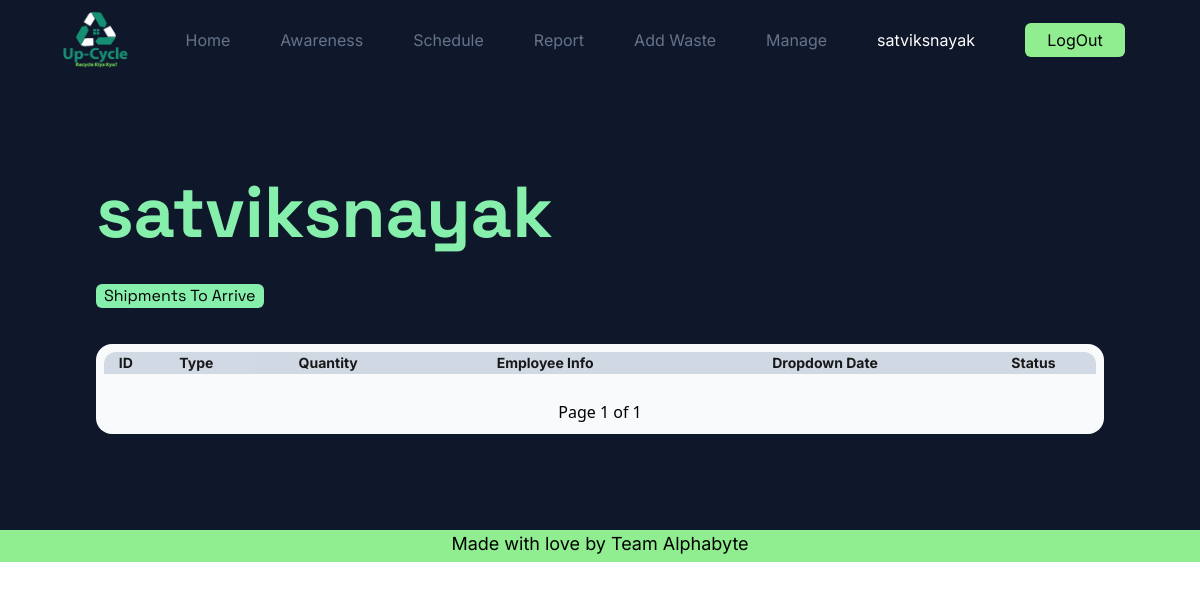
Page /schedule/ (signed in) on the earlier database version.
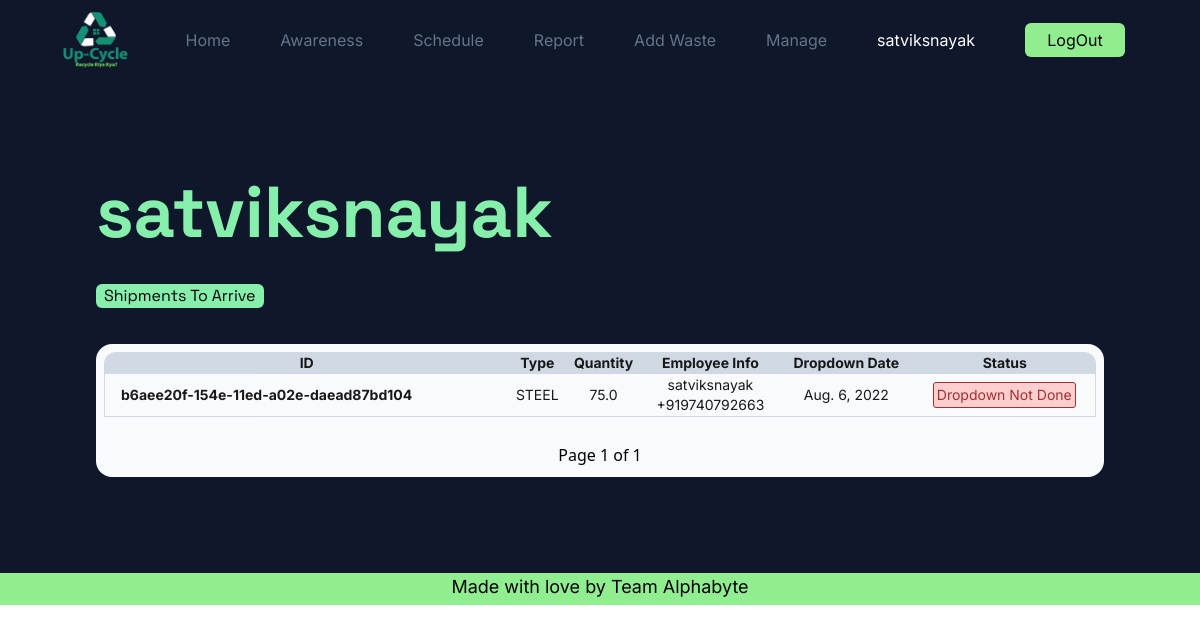
Same page on the later database version.
### App/models.py (models this page shows, shortened)
class Waste(models.Model):
    class Types(models.TextChoices):
        STEEL = "STEEL","Steel"
        BIODEGRADABLE = "BIO-DEGRADABLE","Bio-Degradable"
        PAPER = "PAPER","Paper"
        EWASTE = "E-WASTE","E-Waste"
    id = models.CharField(primary_key=True,unique=True,max_length=40)
    recycler = models.ForeignKey(User,on_delete=models.SET_NULL,null=True,blank=True,related_name='recycler')
    company = models.ForeignKey(User,on_delete=models.SET_NULL,null=True,blank=True,related_name='company')
    employee = models.ForeignKey(User,on_delete=models.SET_NULL,null=True,blank=True,related_name='employee')
    entry_date = models.DateField(null=True,blank=True)
    pickup_date = models.DateField(null=True,blank=True)
    dropdown_date = models.DateField(null=True,blank=True)
    weight = models.FloatField(null=True,blank=True)
    price = models.FloatField(null=True,blank=True)
    type = models.CharField(_("Types"),max_length=50,choices=Types.choices)
    pickup_done = models.BooleanField(default=False)
    dropdown_done = models.BooleanField(default=False)

class Profile(models.Model):
    user = models.OneToOneField(User,on_delete=models.CASCADE,null=True)
    name = models.CharField(max_length=50)
    about = models.TextField(blank=True,null=True)
    profile_pic = models.ImageField(default='avatar.png',upload_to='Profile')
    location = models.CharField(max_length=50,blank=True,null=True)
    street = models.CharField(max_length=50,blank=True,null=True)
    city = models.CharField(max_length=30,blank=True,null=True)
    state = models.CharField(max_length=30,blank=True,null=True)
    phone = PhoneNumberField(blank=True,null=True)

### App/decorators.py (the view)
        def wrappper_func(request,*args,**kwargs):
            group = None
            if request.user.groups.exists():
                group = request.user.groups.all()[0].name
            if group in allowed_roles:
                return view_func(request,*args,**kwargs)
            else:
                return HttpResponse('You are not authorised to view this page!!')

### App/views.py (called while the page is built)
def grouplist(user):
    groups = []
    if user.groups.exists():
        for i in range(len(user.groups.all())):
            groups.append(user.groups.all()[i].name)
    return groups

@login_required(login_url='login')
@allowed_user(allowed_roles=['admin','Recycler'])
def schedule(request):
    groups = grouplist(request.user)
    user = User.objects.get(username = request.user.username)
    all_wastes = Waste.objects.filter(recycler = user).order_by('dropdown_date')
    W = Paginator(all_wastes,10)
    wastes = W.get_page(request.GET.get('page'))
    context = {'groups':groups,'wastes':wastes}
    return render(request,'App/tables/recyclecomp.html',context)

### App/templates/App/tables/recyclecomp.html (shortened to what this page needs)
<!DOCTYPE html>
<html lang="en">
<head>
</head>
{% extends 'App/base.html' %}
{%load static%}
    {% block content %}
    <div class="content bg-slate-900 p-24">
        <div class="min-w-full font-space">
            <h1 class="text-green-300 text-7xl font-bold ">{{user.profile.name}}</h1>
            <div class="my-9 w-fit bg-green-300 px-2 rounded-md">Shipments To Arrive</div>
        </div>
        <div class="Table min-w-4/5 p-2 bg-slate-50 rounded-2xl overflow-auto">
            <table class="relative border-separate border-spacing-0 table-auto min-w-full bg-slate-50 text-sm opacity-90 text-center font-inter">
                <thead class="bg-slate-300">
                    <tr>
                        <th class="rounded-tl-xl">ID</th>
                        <th>Type</th>
                        <th>Quantity</th>
                        <th>Employee Info</th>
                        <th>Dropdown Date</th>
                        <th class="rounded-tr-xl">Status</th>
                    </tr>
                </thead>
                <tbody>
                    {% for waste in wastes %}
                    <tr>
                        <td class="text-left px-4 py-1 border-b border-slate-300 border-l"><div class="font-bold">{{waste.id}}</div></td>
                        <td class="border-b border-slate-300">{{waste.type}}</td>
                        <td class="border-b border-slate-300">{{waste.weight}}</td>
                        <td class="border-b border-slate-300">{{waste.employee.profile.name}}<br>{{waste.employee.profile.phone}}</td>
                        <td class="border-b border-slate-300">{{waste.dropdown_date}}</td>
                        <td class="border-b border-slate-300 border-r">
                            {% if waste.dropdown_done %}
                            <button type="button" disabled class="bg-green-200 border-[1px] border-green-800 text-green-800 rounded-[3px] px-[3px] py-[2px] my-[3px]" >Dropdown Done</button>
                            {% else %}
                            <button type="button" disabled class="bg-red-200 border-[1px] border-red-800 text-red-800 rounded-[3px] px-[3px] py-[2px] my-[3px]" >Dropdown Not Done</button>
                            {% endif %}
                        </td>
                    </tr>
                    {% endfor %}
                </tbody>
            </table>
            <div class="w-full text-[1 rem] h-5 my-4 text-center">
                <button class="p-[5px] m-[5px]" type="button">Page {{wastes.number}} of {{wastes.paginator.num_pages}}</button>
            </div>
        </div>
    </div>
    {% endblock %}

Differences in the rows shown:
added Waste: id "b6aee20f-154e-11ed-a02e-daead87bd104", type "STEEL", weight "75.0", employee.profile.name "satviksnayak", employee.profile.phone "+919740792663", dropdown_date "Aug. 6, 2022", dropdown_done "Dropdown Not Done"
